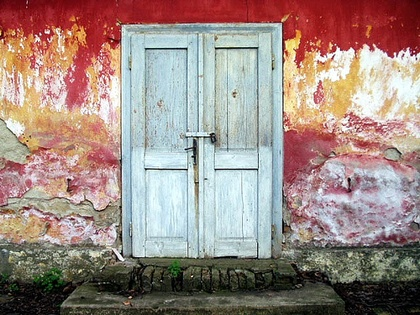
%> input picture pic2.jpg, 420 x 315 px, shrunk from 500 x 375 before the run
$ octave --eval "gradEdgeDetect(imread('pic2.jpg'));"   (GNU Octave 9; MATLAB toolbox functions it lacks are replaced by stand-ins)
%> lines starting %> are read from the running program, lines starting %| are printed output that depends on the picture; in (x1, y1, x2, y2) boxes, pixels count from 0 and x2, y2 are one past the last pixel; in counts of white or black regions, pixels touching at a corner belong together; the program's own positions count from 1
function gradEdgeDetect(im)
    %Display original image
    figure();
    imshow(im);

    %% 1.1 Gaussian Low Pass Filter
    %Make image grayscale
    grayImage = rgb2gray(im);

    %Assign size of Gaussian mask (5x5) and signma value
    N = 5;
    sigma = .35;

    % Gaussian mask
    mask = -floor(N/2) : floor(N/2);
    [x,y] = meshgrid(mask, mask);
    kernel = exp(-(x.^2 + y.^2) / (2*sigma*sigma));
    kernel = kernel / sum(kernel(:));

    %Convert image and pad it
    img = double(grayImage)./255;
    pad = padarray(img,[floor(N/2),floor(N/2)]);

    %Alocate space for new image
    new_img = zeros(size(img,1),size(img,2));

    %Convolute
    for ii=1:size(pad,1)-4
        for jj=1:size(pad,2)-4
            val = pad(ii:ii+4,jj:jj+4).*kernel;
            new_img(ii,jj) = sum(val(:));
        end
    end

    %Display
    figure();
    imshow(new_img,[]);

    %% 1.2 Compute Edge Detection
    % Gaussian mask [1 -1]
    mx = [1 0 -1
        1 0 -1
        1 0 -1];

    my = [1 1 1
        0 0 0
        -1 -1 -1];

    %Alocate space for new edge images
    pad = padarray(new_img,[1,1]);
%> pad: size 317x422 double
    edgex_img = zeros(size(new_img,1),size(new_img,2));
    edgey_img = zeros(size(new_img,1),size(new_img,2));

    %Convolute
    for ii=1:size(pad,1)-2
        for jj=1:size(pad,2)-2
            val = pad(ii:ii+2,jj:jj+2).*mx;
            edgex_img(ii,jj) = sum(val(:));
        end
    end
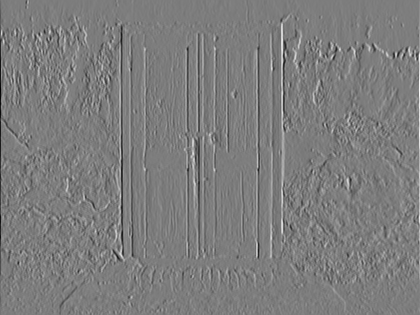
%> edgex_img: size 315x420 double; min -2.77, max 2.87, mean 0.000462; drawn with min black and max white
    for ii=1:size(pad,1)-2
        for jj=1:size(pad,2)-2
            val = pad(ii:ii+2,jj:jj+2).*my;
            edgey_img(ii,jj) = sum(val(:));
        end
    end
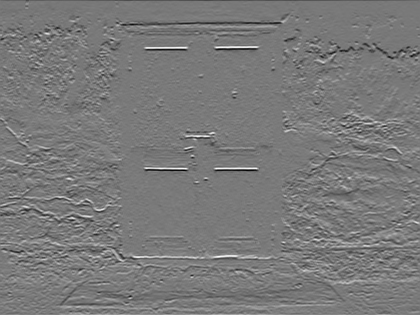
%> edgey_img: size 315x420 double; min -2.45, max 2.67, mean 0.000527; drawn with min black and max white

    %Display
    figure();
    imshow(edgex_img,[]);
    figure();
    imshow(edgey_img,[]);

    %% 1.3 Compute Magnitude & Threshold
    %Compute Mag
    mag_img = zeros(size(edgex_img,1),size(edgex_img,2));
    for ii=1:size(mag_img,1)
        for jj=1:size(mag_img,2)
            mag = sqrt((edgex_img(ii,jj)*edgex_img(ii,jj))+(edgey_img(ii,jj)*edgey_img(ii,jj)));
            mag_img(ii,jj) = mag;
        end
    end
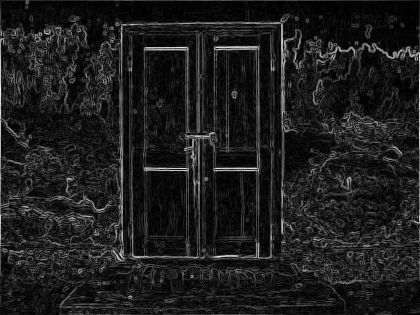
%> mag_img: size 315x420 double; min 0.000199, max 2.87, mean 0.336; drawn with min black and max white

    %Convert to int to compute threshold
    mag_img = im2uint8(mag_img);
%> mag_img: size 315x420 uint8
    thr_img = zeros(size(mag_img,1),size(mag_img,2));
    thr = 40; %threshold

    %If magn(x,y) > thr then possible edge (display as white i.e. 255)
    %If magn(x,y) <= thr then not edge (display as black i.e. 0)
    for ii=1:size(mag_img,1)
        for jj=1:size(mag_img,2)
            if(mag_img(ii,jj) <= thr)
                thr_img(ii,jj) = 0;
            else
                thr_img(ii,jj) = 255;
            end
        end
    end
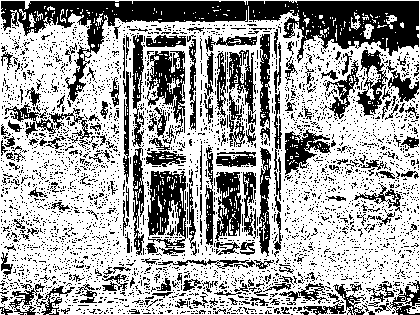
%> thr_img: size 315x420 double; 64% white; 3684 black regions (3485 under 20 px), largest, box (x1, y1, x2, y2) and area: (1, 1, 419, 102) 11331, (148, 171, 186, 248) 1770, (147, 51, 185, 128) 1431

    figure();
    imshow(thr_img,[]);

    %% 1.4 Compute Direction
    %Compute direction
    dir_img = zeros(size(edgex_img,1),size(edgex_img,2));
    for ii=1:size(dir_img,1)
        for jj=1:size(dir_img,2)
            dir = atand((abs(edgey_img(ii,jj)))/abs((edgex_img(ii,jj))));
            dir_img(ii,jj) = dir;
        end
    end
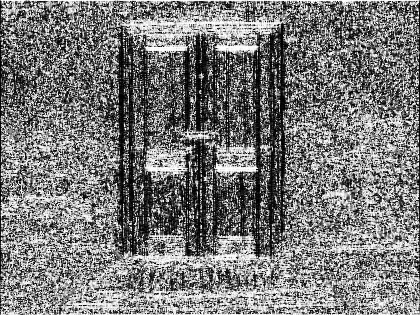
%> dir_img: size 315x420 double; min 1.4e-06, max 90, mean 43.2; drawn with min black and max white

    %Define the bin values
    steps = [0 22.5 45 77.5 90 112.5 135 157.5];

    dirQ = zeros(size(dir_img,1),size(dir_img,2));

    %Quantize
    for ii=1:size(dir_img,1)
        for jj=1:size(dir_img,2)
          if dir_img(ii,jj) <= steps(1)
              dirQ(ii,jj) = steps(1);
          elseif dir_img(ii,jj) > steps(end)
              dirQ(ii,jj) = steps(end);
          else
              for kk = 1 : size(steps,2)
                if dir_img(ii,jj) > (steps(kk)-11.25) && dir_img(ii,jj) < (steps(kk)+11.25)
                    dirQ(ii,jj) = steps(kk);
                end
              end
          end
         end
    end
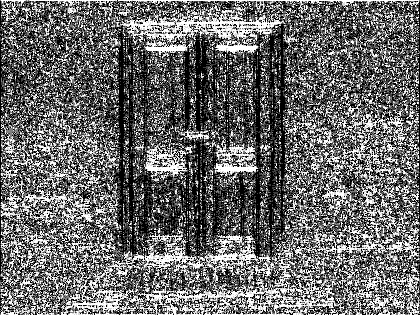
%> dirQ: size 315x420 double; min 0, max 90, mean 37.9; drawn with min black and max white

    %Display only horizontal and vertical edges of threshold image
    edge_dir = uint8(zeros(size(dir_img,1),size(dir_img,2)));
    for ii=1:size(edge_dir,1)
        for jj=1:size(edge_dir,2)
          if dirQ(ii,jj) == 0 || dirQ(ii,jj) == 90
              edge_dir(ii,jj) = thr_img(ii,jj);
          else
              edge_dir(ii,jj) = 0;
          end
        end
    end
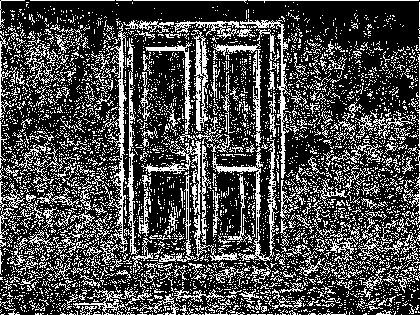
%> edge_dir: size 315x420 uint8; 28.9% white in thin lines or dots

    figure();
    imshow(edge_dir,[]);
end
